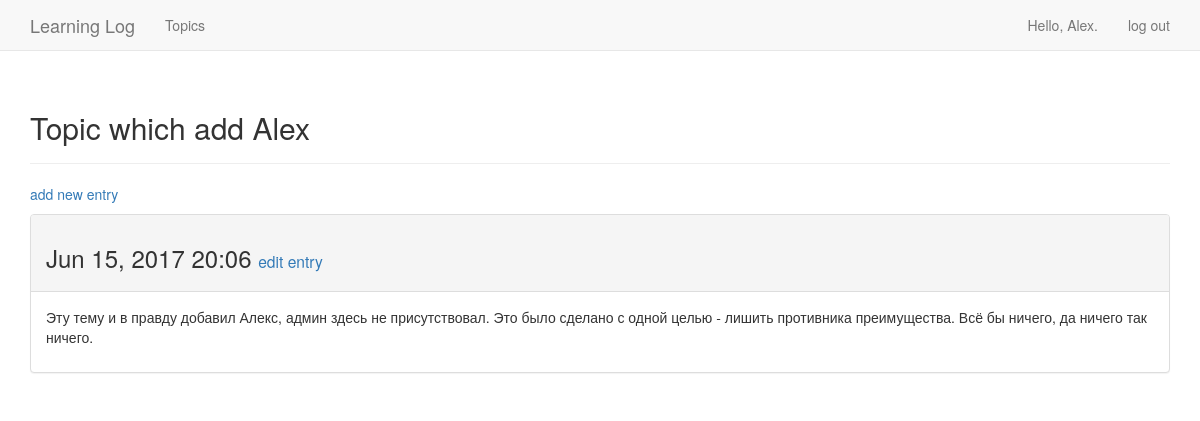
/topics/6/ (signed in), run on an earlier commit of the app's database.
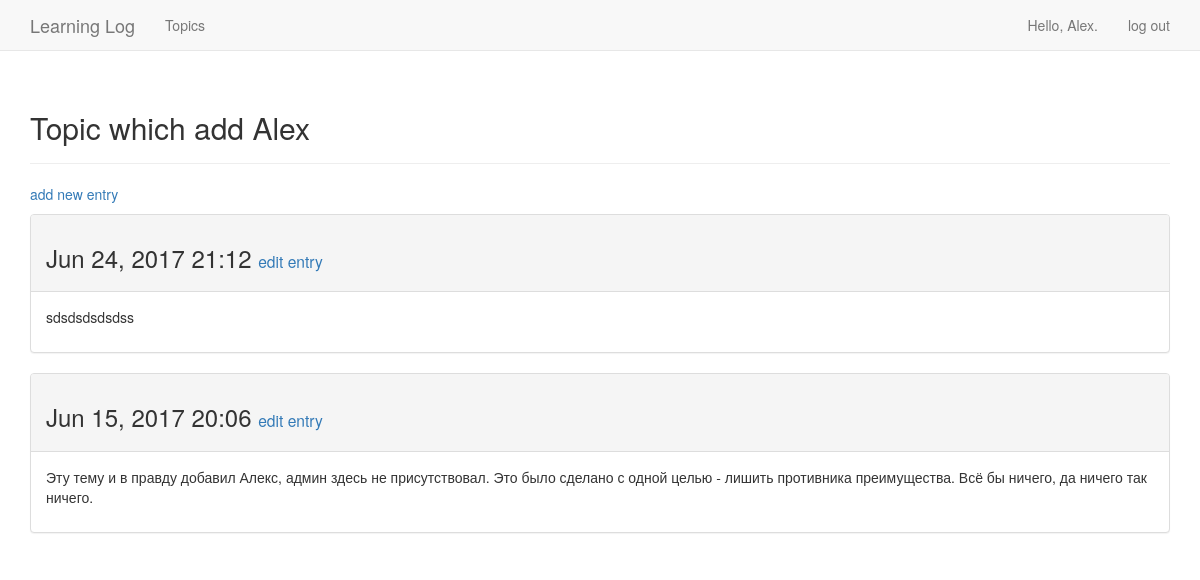
And on a later commit of the database.
### learning_logs/models.py (models this page shows, shortened)
class Entry(models.Model):
    topic = models.ForeignKey(Topic)
    text = models.TextField()
    date_added = models.DateTimeField(auto_now_add=True)
    class Meta:
        verbose_name_plural = 'entries'

### learning_logs/views.py (the view)
# urls.py: url(r'^topics/(?P<topic_id>\d+)/$', views.topic, name='topic'),
def topic(request, topic_id):
    topic = Topic.objects.get(id=topic_id)
    if topic.owner != request.user:
        raise Http404
    entries = topic.entry_set.order_by('-date_added')
    context = {'topic': topic, 'entries': entries}
    return render(request, 'learning_logs/topic.html', context)

### learning_logs/models.py (called while the page is built)
    def __str__(self):
        return self.text

### learning_logs/templates/learning_logs/topic.html
{% extends 'learning_logs/base.html' %}
{% block header %}
  <h2>{{ topic }}</h2>
{% endblock header %}
{% block content %}
  <p>
    <a href="{% url 'learning_logs:new_entry' topic.id %}">add new entry</a>
  </p>
  {% for entry in entries %}
    <div class="panel panel-default">
      <div class="panel-heading">
        <h3>
            {{ entry.date_added|date:'M d, Y H:i' }}
            <small>
                <a href="{% url 'learning_logs:edit_entry' entry.id %}">edit entry</a>
            </small>
        </h3>
      </div>
      <div class="panel-body">
        {{ entry.text|linebreaks }}
      </div>
    </div>
  {% empty %}
      There are no entries for this topic yet.
  {% endfor %}
{% endblock content %}

What changed in the data, as far as the page shows it:
added Entry: date_added "Jun 24, 2017 21:12", text "sdsdsdsdsdss"
